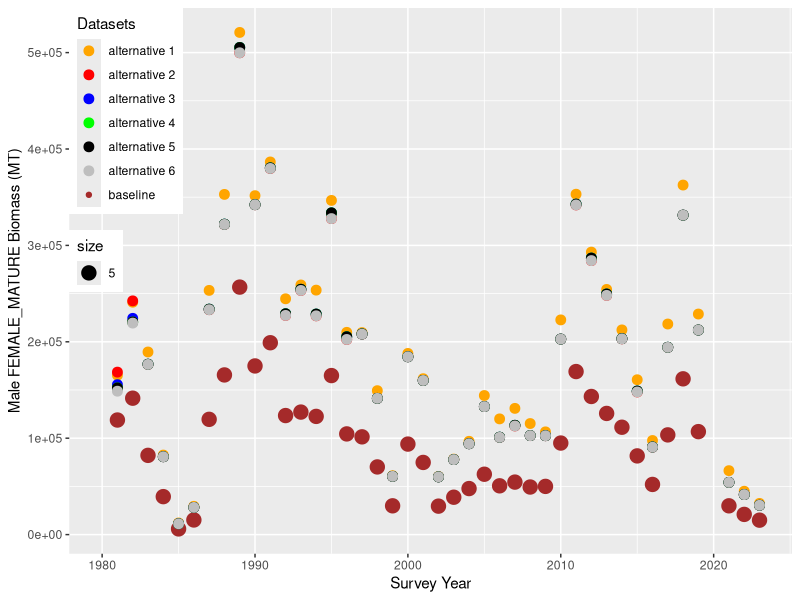
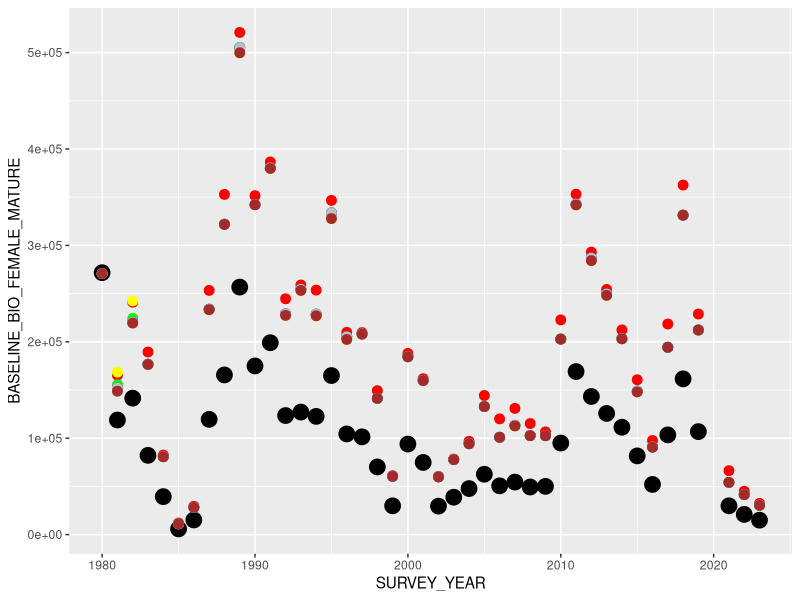
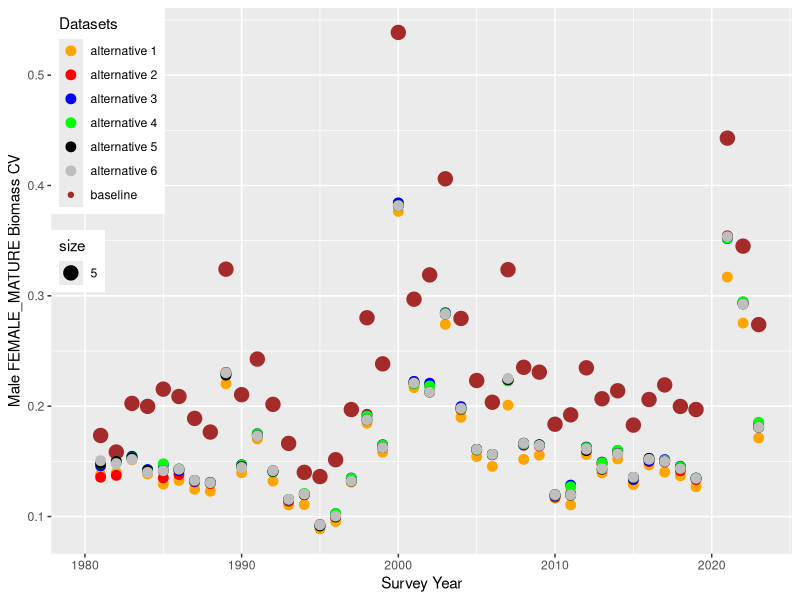
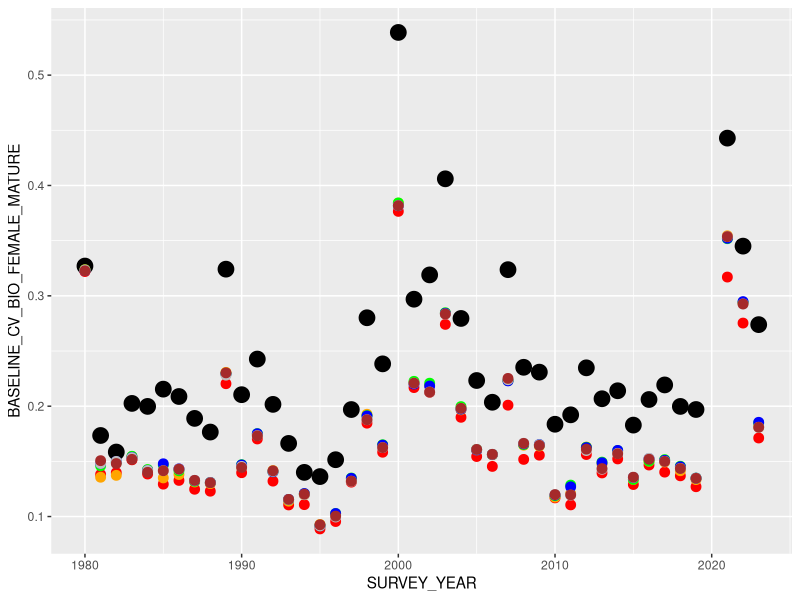
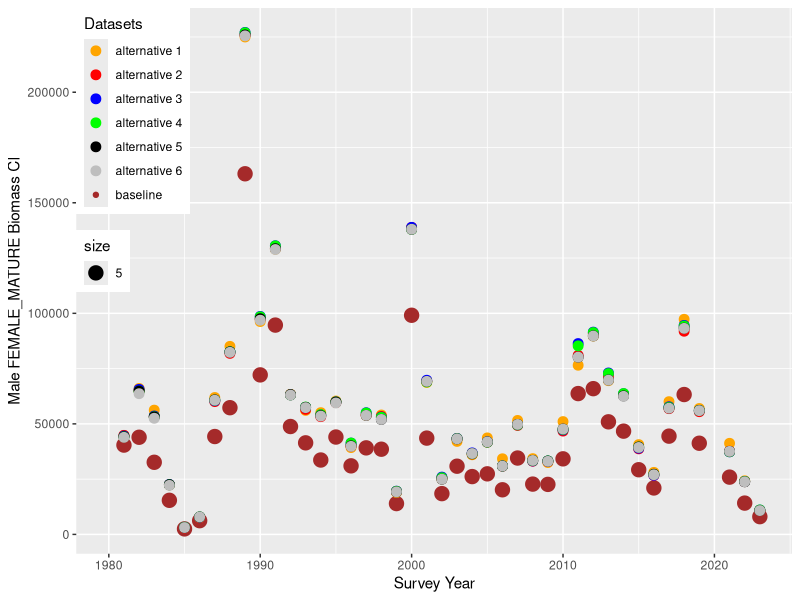
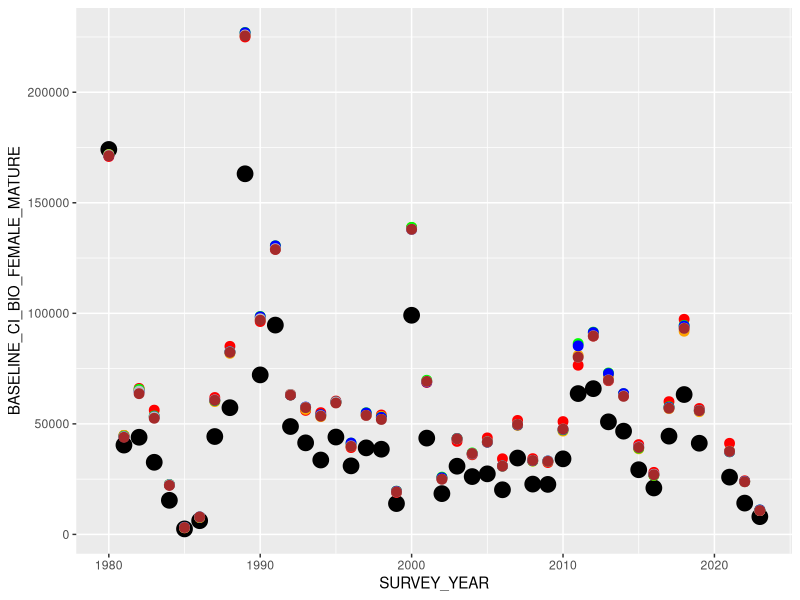

These figures' R source, in order:
library(tidyverse)
library(ggplot2)
library(dplyr)

##### Import data
base_bio<-read_csv("./Data/EBS/co_bio_baseline.csv")
alt_1_bio<-read_csv("./Data/EBS/co_bio_alt_strata_1.csv")
alt_2_bio<-read_csv("./Data/EBS/co_bio_alt_strata_2.csv")
alt_3_bio<-read_csv("./Data/EBS/co_bio_alt_strata_3.csv")
alt_4_bio<-read_csv("./Data/EBS/co_bio_alt_strata_4.csv")
alt_5_bio<-read_csv("./Data/EBS/co_bio_alt_strata_5.csv")
alt_6_bio<-read_csv("./Data/EBS/co_bio_alt_strata_6.csv")

base_abun<-read_csv("./Data/EBS/co_abun_baseline.csv")
alt_1_abun<-read_csv("./Data/EBS/co_abun_alt_strata_1.csv")
alt_2_abun<-read_csv("./Data/EBS/co_abun_alt_strata_2.csv")
alt_3_abun<-read_csv("./Data/EBS/co_abun_alt_strata_3.csv")
alt_4_abun<-read_csv("./Data/EBS/co_abun_alt_strata_4.csv")
alt_5_abun<-read_csv("./Data/EBS/co_abun_alt_strata_5.csv")
alt_6_abun<-read_csv("./Data/EBS/co_abun_alt_strata_6.csv")

base_abun
names(base_bio)
######### Mature male biomass
base_bio %>%
  select(SURVEY_YEAR, BIOMASS_FEMALE_MATURE, CV_BIOMASS_FEMALE_MATURE, CI_BIOMASS_FEMALE_MATURE) %>%
  rename_all(~c("SURVEY_YEAR", "BASELINE_BIO_FEMALE_MATURE", "BASELINE_CV_BIO_FEMALE_MATURE", "BASELINE_CI_BIO_FEMALE_MATURE")) -> base_matbio
  
alt_1_bio %>% 
  select(BIOMASS_FEMALE_MATURE, CV_BIOMASS_FEMALE_MATURE, CI_BIOMASS_FEMALE_MATURE) %>%
     rename_all(~c("ALT1_BIO_FEMALE_MATURE", "ALT1_CV_BIO_FEMALE_MATURE", "ALT1_CI_BIO_FEMALE_MATURE"))-> alt_1_matbio

alt_2_bio %>% 
  select(BIOMASS_FEMALE_MATURE, CV_BIOMASS_FEMALE_MATURE, CI_BIOMASS_FEMALE_MATURE) %>%
   rename_all(~c("ALT2_BIO_FEMALE_MATURE", "ALT2_CV_BIO_FEMALE_MATURE", "ALT2_CI_BIO_FEMALE_MATURE"))-> alt_2_matbio

alt_3_bio %>% 
  select(BIOMASS_FEMALE_MATURE, CV_BIOMASS_FEMALE_MATURE, CI_BIOMASS_FEMALE_MATURE) %>%
   rename_all(~c("ALT3_BIO_FEMALE_MATURE", "ALT3_CV_BIO_FEMALE_MATURE", "ALT3_CI_BIO_FEMALE_MATURE"))-> alt_3_matbio

alt_4_bio %>% 
  select(BIOMASS_FEMALE_MATURE, CV_BIOMASS_FEMALE_MATURE, CI_BIOMASS_FEMALE_MATURE) %>%
   rename_all(~c("ALT4_BIO_FEMALE_MATURE", "ALT4_CV_BIO_FEMALE_MATURE", "ALT4_CI_BIO_FEMALE_MATURE"))-> alt_4_matbio

alt_5_bio %>% 
  select(BIOMASS_FEMALE_MATURE, CV_BIOMASS_FEMALE_MATURE, CI_BIOMASS_FEMALE_MATURE) %>%
  rename_all(~c("ALT5_BIO_FEMALE_MATURE", "ALT5_CV_BIO_FEMALE_MATURE", "ALT5_CI_BIO_FEMALE_MATURE"))-> alt_5_matbio

alt_6_bio %>% 
  select(BIOMASS_FEMALE_MATURE, CV_BIOMASS_FEMALE_MATURE, CI_BIOMASS_FEMALE_MATURE) %>%
  rename_all(~c("ALT6_BIO_FEMALE_MATURE", "ALT6_CV_BIO_FEMALE_MATURE", "ALT6_CI_BIO_FEMALE_MATURE"))-> alt_6_matbio

all_bio<-as.data.frame(cbind(base_matbio, alt_1_matbio, alt_2_matbio, alt_3_matbio, alt_4_matbio, alt_5_matbio, alt_6_matbio))
###########

base_abun %>%
  select(SURVEY_YEAR, NUM_FEMALE_MATURE, CV_NUM_FEMALE_MATURE, CI_NUM_FEMALE_MATURE) %>%
  rename_all(~c("SURVEY_YEAR", "BASELINE_ABUN_FEMALE_MATURE", "BASELINE_CV_ABUN_FEMALE_MATURE","BASELINE_CI_ABUN_FEMALE_MATURE")) -> base_matabun

alt_1_abun %>%
  select(NUM_FEMALE_MATURE, CV_NUM_FEMALE_MATURE, CI_NUM_FEMALE_MATURE) %>%
  rename_all(~c("ALT1_ABUN_FEMALE_MATURE", "ALT1_CV_ABUN_FEMALE_MATURE","ALT1_CI_ABUN_FEMALE_MATURE")) -> alt_1_matabun

alt_2_abun %>%
  select(NUM_FEMALE_MATURE, CV_NUM_FEMALE_MATURE, CI_NUM_FEMALE_MATURE) %>%
  rename_all(~c("ALT2_ABUN_FEMALE_MATURE", "ALT2_CV_ABUN_FEMALE_MATURE","ALT2_CI_ABUN_FEMALE_MATURE")) -> alt_2_matabun

alt_3_abun %>%
  select(NUM_FEMALE_MATURE, CV_NUM_FEMALE_MATURE, CI_NUM_FEMALE_MATURE) %>%
  rename_all(~c("ALT3_ABUN_FEMALE_MATURE", "ALT3_CV_ABUN_FEMALE_MATURE","ALT3_CI_ABUN_FEMALE_MATURE")) -> alt_3_matabun

alt_4_abun %>%
  select(NUM_FEMALE_MATURE, CV_NUM_FEMALE_MATURE, CI_NUM_FEMALE_MATURE) %>%
  rename_all(~c("ALT4_ABUN_FEMALE_MATURE", "ALT4_CV_ABUN_FEMALE_MATURE","ALT4_CI_ABUN_FEMALE_MATURE")) -> alt_4_matabun

alt_5_abun %>%
  select(NUM_FEMALE_MATURE, CV_NUM_FEMALE_MATURE, CI_NUM_FEMALE_MATURE) %>%
  rename_all(~c("ALT5_ABUN_FEMALE_MATURE", "ALT5_CV_ABUN_FEMALE_MATURE","ALT5_CI_ABUN_FEMALE_MATURE")) -> alt_5_matabun

alt_6_abun %>%
  select(NUM_FEMALE_MATURE, CV_NUM_FEMALE_MATURE, CI_NUM_FEMALE_MATURE) %>%
  rename_all(~c("ALT6_ABUN_FEMALE_MATURE", "ALT6_CV_ABUN_FEMALE_MATURE","ALT6_CI_ABUN_FEMALE_MATURE")) -> alt_6_matabun

all_abun<-as.data.frame(cbind(base_matabun, alt_1_matabun, alt_2_matabun, alt_3_matabun, alt_4_matabun, alt_5_matabun, alt_6_matabun))

################################ FEMALE_MATURE BIOMASS #########################################################################
names(all_bio)

ggplot(all_bio, aes(x=SURVEY_YEAR, y=BASELINE_BIO_FEMALE_MATURE, color ="baseline", size = 5))+
  geom_point()+  
  geom_point(aes(y=ALT1_BIO_FEMALE_MATURE, color = "alternative 1"), size = 3) +
  geom_point(aes(y=ALT2_BIO_FEMALE_MATURE, color = "alternative 2"), size = 3)+
  geom_point(aes(y=ALT3_BIO_FEMALE_MATURE, color = "alternative 3"), size = 3)+
  geom_point(aes(y=ALT4_BIO_FEMALE_MATURE, color = "alternative 4"), size = 3)+
  geom_point(aes(y=ALT5_BIO_FEMALE_MATURE, color = "alternative 5"), size = 3)+
  geom_point(aes(y=ALT6_BIO_FEMALE_MATURE, color = "alternative 6"), size = 3)+
  labs(colour="Datasets",y="Male FEMALE_MATURE Biomass (MT)",x="Survey Year")+ 
  theme(legend.position = c(0, 1),legend.justification = c(0, 1))+
  scale_color_manual(values = c("orange","red", "blue", "green", "black","grey","brown"))
  
  
  
  

ggplot(all_bio, aes(x=SURVEY_YEAR))+
  geom_point(aes(y=BASELINE_BIO_FEMALE_MATURE), color ="black", size = 5) +
  geom_point(aes(y=ALT1_BIO_FEMALE_MATURE), color = "red", size = 3) +
  geom_point(aes(y=ALT2_BIO_FEMALE_MATURE), color = "yellow", size = 3)+
  geom_point(aes(y=ALT3_BIO_FEMALE_MATURE), color = "green", size = 3)+
  geom_point(aes(y=ALT4_BIO_FEMALE_MATURE), color = "blue", size = 3)+
  geom_point(aes(y=ALT5_BIO_FEMALE_MATURE), color = "grey", size = 3)+
  geom_point(aes(y=ALT6_BIO_FEMALE_MATURE), color = "brown", size = 3)

################################ FEMALE_MATURE BIOMASS CV #########################################################################
names(all_bio)

ggplot(all_bio, aes(x=SURVEY_YEAR, y=BASELINE_CV_BIO_FEMALE_MATURE, color ="baseline", size = 5))+
  geom_point()+  
  geom_point(aes(y=ALT1_CV_BIO_FEMALE_MATURE, color = "alternative 1"), size = 3) +
  geom_point(aes(y=ALT2_CV_BIO_FEMALE_MATURE, color = "alternative 2"), size = 3)+
  geom_point(aes(y=ALT3_CV_BIO_FEMALE_MATURE, color = "alternative 3"), size = 3)+
  geom_point(aes(y=ALT4_CV_BIO_FEMALE_MATURE, color = "alternative 4"), size = 3)+
  geom_point(aes(y=ALT5_CV_BIO_FEMALE_MATURE, color = "alternative 5"), size = 3)+
  geom_point(aes(y=ALT6_CV_BIO_FEMALE_MATURE, color = "alternative 6"), size = 3)+
  labs(colour="Datasets",y="Male FEMALE_MATURE Biomass CV",x="Survey Year")+ 
  theme(legend.position = c(0, 1),legend.justification = c(0, 1))+
  scale_color_manual(values = c("orange","red", "blue", "green", "black","grey","brown"))


ggplot(all_bio, aes(x=SURVEY_YEAR))+
  geom_point(aes(y=BASELINE_CV_BIO_FEMALE_MATURE), color ="black", size = 5) +
  geom_point(aes(y=ALT1_CV_BIO_FEMALE_MATURE), color = "red", size = 3) +
  geom_point(aes(y=ALT2_CV_BIO_FEMALE_MATURE), color = "orange", size = 3)+
  geom_point(aes(y=ALT3_CV_BIO_FEMALE_MATURE), color = "green", size = 3)+
  geom_point(aes(y=ALT4_CV_BIO_FEMALE_MATURE), color = "blue", size = 3)+
  geom_point(aes(y=ALT5_CV_BIO_FEMALE_MATURE), color = "grey", size = 3)+
  geom_point(aes(y=ALT6_CV_BIO_FEMALE_MATURE), color = "brown", size = 3)
  

################################ FEMALE_MATURE BIOMASS CI #########################################################################
names(all_bio)

ggplot(all_bio, aes(x=SURVEY_YEAR, y=BASELINE_CI_BIO_FEMALE_MATURE, color ="baseline", size = 5))+
  geom_point()+  
  geom_point(aes(y=ALT1_CI_BIO_FEMALE_MATURE, color = "alternative 1"), size = 3)+
  geom_point(aes(y=ALT2_CI_BIO_FEMALE_MATURE, color = "alternative 2"), size = 3)+
  geom_point(aes(y=ALT3_CI_BIO_FEMALE_MATURE, color = "alternative 3"), size = 3)+
  geom_point(aes(y=ALT4_CI_BIO_FEMALE_MATURE, color = "alternative 4"), size = 3)+
  geom_point(aes(y=ALT5_CI_BIO_FEMALE_MATURE, color = "alternative 5"), size = 3)+
  geom_point(aes(y=ALT6_CI_BIO_FEMALE_MATURE, color = "alternative 6"), size = 3)+
  labs(colour="Datasets",y="Male FEMALE_MATURE Biomass CI",x="Survey Year")+ 
  theme(legend.position = c(0, 1),legend.justification = c(0, 1))+
  scale_color_manual(values = c("orange","red", "blue", "green", "black","grey","brown"))


ggplot(all_bio, aes(x=SURVEY_YEAR))+
  geom_point(aes(y=BASELINE_CI_BIO_FEMALE_MATURE), color ="black", size = 5)+
  geom_point(aes(y=ALT1_CI_BIO_FEMALE_MATURE), color = "red", size = 3)+
  geom_point(aes(y=ALT2_CI_BIO_FEMALE_MATURE), color = "orange", size = 3)+
  geom_point(aes(y=ALT3_CI_BIO_FEMALE_MATURE), color = "green", size = 3)+
  geom_point(aes(y=ALT4_CI_BIO_FEMALE_MATURE), color = "blue", size = 3)+
  geom_point(aes(y=ALT5_CI_BIO_FEMALE_MATURE), color = "grey", size = 3) +
  geom_point(aes(y=ALT6_CI_BIO_FEMALE_MATURE), color = "brown", size = 3)


###########################################################################################################################
#################################### calculate averages for each group/column  across all years############################


all_bio %>%
  select(where(is.numeric)) %>% 
  colMeans(na.rm = TRUE) -> all_bio_avgs

all_abun %>%
  select(where(is.numeric)) %>% 
  colMeans(na.rm = TRUE) -> all_abun_avgs

all_bio %>%
  select(BASELINE_CV_BIO_FEMALE_MATURE, ALT1_CV_BIO_FEMALE_MATURE, ALT2_CV_BIO_FEMALE_MATURE, ALT3_CV_BIO_FEMALE_MATURE,
  ALT4_CV_BIO_FEMALE_MATURE,ALT5_CV_BIO_FEMALE_MATURE,ALT6_CV_BIO_FEMALE_MATURE) %>% 
  colMeans(na.rm = TRUE) %>%
  as.matrix()-> bio_cv_avgs

bio_cv_avgs

